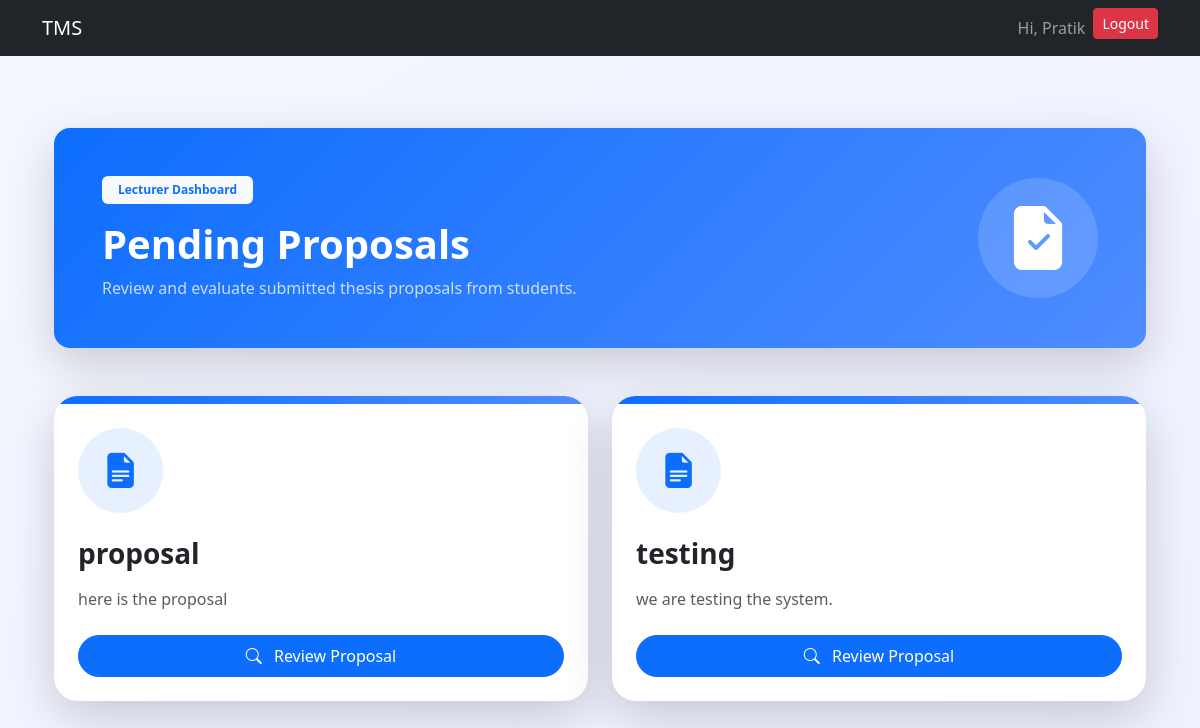
/thesis/lecturer/pending/ (signed in), run on an earlier commit of the app's database.
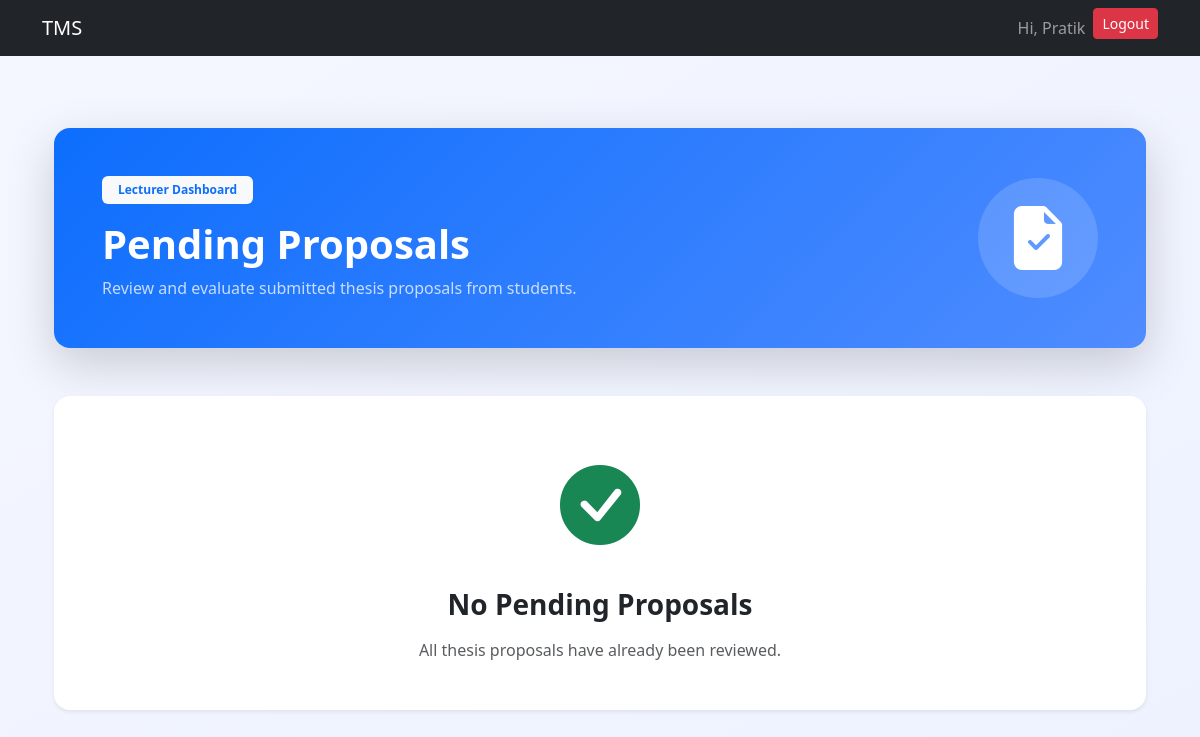
And on a later commit of the database.
### thesis/models.py (models this page shows, shortened)
class Proposal(models.Model):
    group = models.ForeignKey('ThesisGroup', on_delete=models.CASCADE, related_name='proposals')
    title = models.CharField(max_length=255)
    description = models.TextField()
    document = models.FileField(upload_to='proposal_documents/')
    submitted_at = models.DateTimeField(auto_now_add=True)
    status = models.ForeignKey(ThesisStatus,on_delete=models.CASCADE)
    lecturer_comment = models.TextField(null=True,blank=True)
    supervisor_comment = models.TextField(null=True,blank=True)
    reviewed_by_lecturer = models.ForeignKey(Lecturer,on_delete=models.SET_NULL,null=True,blank=True,related_name="lecturer_reviews")
    reviewed_at = models.DateTimeField(null=True,blank=True)
    version = models.IntegerField(default=1)
    submitted_at = models.DateTimeField(auto_now_add=True)

### thesis/views.py (the view)
# urls.py: path('lecturer/pending/', pending_proposals, name='pending_proposals'),
@login_required
def pending_proposals(request):
    proposals = Proposal.objects.filter(
        status__name='Pending'
    )
    context = {
        'proposals': proposals
    }
    return render(
        request,
        'thesis/pending_proposals.html',
        context
    )

### thesis/templates/thesis/pending_proposals.html (shortened to what this page needs)
{% extends "base.html" %}
{% block start %}
<div class="container py-5">
    <div class="header-section shadow-lg rounded-4 p-5 mb-5 text-white">
        <div class="d-flex flex-column flex-md-row justify-content-between align-items-center">
            <div>
                <span class="badge bg-light text-primary px-3 py-2 mb-3">
                    Lecturer Dashboard
                </span>
                <h1 class="fw-bold mb-2">
                    Pending Proposals
                </h1>
                <p class="opacity-75 mb-0">
                    Review and evaluate submitted thesis proposals from students.
                </p>
            </div>
            <div class="mt-4 mt-md-0">
                <div class="header-icon">
                    <i class="bi bi-file-earmark-check-fill"></i>
                </div>
            </div>
        </div>
    </div>
    <div class="row g-4">
        {% for proposal in proposals %}
        <div class="col-lg-6">
            <div class="card proposal-card border-0 shadow-lg h-100">
                <div class="card-top"></div>
                <div class="card-body p-4">
                    <div class="proposal-icon mb-4">
                        <i class="bi bi-file-earmark-text-fill"></i>
                    </div>
                    <h3 class="fw-bold mb-3">
                        {{ proposal.title }}
                    </h3>
                    <p class="text-muted mb-4">
                        {{ proposal.description }}
                    </p>
                    <div class="d-grid">
                        <a href="{% url 'review_proposal' proposal.id %}"
                           class="btn btn-primary rounded-pill py-2">
                            <i class="bi bi-search me-2"></i>
                            Review Proposal
                        </a>
                    </div>
                </div>
            </div>
        </div>
        {% empty %}
        <div class="col-12">
            <div class="empty-state shadow-sm rounded-4 p-5 text-center">
                <div class="mb-4">
                    <i class="bi bi-check-circle-fill empty-icon"></i>
                </div>
                <h3 class="fw-bold mb-3">
                    No Pending Proposals
                </h3>
                <p class="text-muted mb-0">
                    All thesis proposals have already been reviewed.
                </p>
            </div>
        </div>
        {% endfor %}
    </div>
</div>
<link rel="stylesheet"
href="https://cdn.jsdelivr.net/npm/bootstrap-icons@1.11.3/font/bootstrap-icons.min.css">
{% endblock %}

What changed in the data, as far as the page shows it:
removed Proposal: title "proposal", description "here is the proposal"
removed Proposal: title "testing", description "we are testing the system."
Also different on the page:
text now shown: "No Pending Proposals All thesis proposals have already been reviewed."
